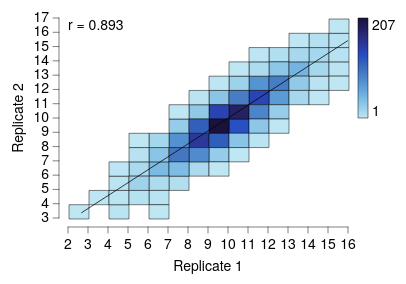

Here is the Vega-Lite specification saved for this chart:
### Vega-Lite specification from a JSON file in a GitHub repository (floating-point values rounded to 4 significant figures; data arrays with more than 128 entries replaced by an {"elided": "..."} marker saying what was removed)
{"background": null, "config": {"arc": {"fill": "#DBDBDB", "fillOpacity": 1.0, "innerRadius": 25.0, "padAngle": 0.03, "stroke": "black", "strokeOpacity": 1, "strokeWidth": 0.25}, "area": {"fill": "#DBDBDB", "fillOpacity": 1.0, "stroke": "black", "strokeOpacity": 1, "strokeWidth": 0.25}, "axis": {"domain": true, "domainCap": "round", "domainColor": "black", "domainWidth": 0.25, "grid": false, "gridCap": "round", "gridColor": "#F1F1F1", "gridDash": [0, 0], "gridOpacity": 1.0, "gridWidth": 0.25, "labelColor": "black", "labelFont": "Helvetica Neue", "labelFontSize": 7, "labelFontStyle": "normal", "labelFontWeight": 400, "offset": 4.5, "ticks": true, "tickCap": "round", "tickColor": "black", "tickRound": false, "tickSize": 3, "tickWidth": 0.25, "titleColor": "black", "titleFont": "Helvetica Neue", "titleFontSize": 7, "titleFontStyle": "normal", "titleFontWeight": 400}, "axisX": {"domain": true, "labelAlign": "center", "labelAngle": 0, "labels": true, "ticks": true, "translate": 0}, "axisY": {"domain": true, "labelAlign": "right", "labelAngle": 0, "labels": true, "ticks": true, "translate": 0}, "axisRight": {"domain": true, "labelAlign": "left", "labelAngle": 0, "labels": true, "ticks": true, "translate": 0}, "axisTop": {"domain": true, "labelAlign": "center", "labelAngle": 0, "labels": true, "ticks": true, "translate": 0}, "axisBand": {"tickOffset": 0}, "bar": {"fill": "#DBDBDB", "fillOpacity": 1.0, "stroke": "black", "strokeOpacity": 1, "strokeWidth": 0.25}, "boxplot": {"size": 9.0, "ticks": {"cornerRadius": 0.25, "fill": "black", "size": 4.5, "thickness": 0.25}, "box": {"fillOpacity": 1.0, "stroke": "black", "strokeOpacity": 1, "strokeWidth": 0.25}, "median": {"fill": "black", "fillOpacity": 1.0, "size": 9.0, "thickness": 0.25}, "rule": {"fill": "black", "fillOpacity": 1.0, "size": 10.0, "stroke": "black", "strokeDash": [0, 0], "strokeOpacity": 1, "strokeWidth": 0.25}, "outliers": {"color": "black", "fill": "black", "fillOpacity": 1.0, "size": 0, "stroke": "black", "strokeOpacity": 1, "strokeWidth": 0.25}}, "circle": {"fill": "black", "fillOpacity": 1.0, "size": 0.5, "stroke": null, "strokeOpacity": 1, "strokeWidth": 0.25}, "errorband": {"band": {"fillOpacity": 0.6, "stroke": null, "strokeWidth": 0.25, "strokeOpacity": 1}, "borders": {"opacity": 0, "strokeOpacity": 0.25, "strokeWidth": 1}}, "errorbar": {"opacity": 1, "rule": {"strokeDash": [0, 0], "strokeWidth": 0.25}, "ticks": {"color": "black", "cornerRadius": 0.125, "opacity": 1, "size": 6.0, "thickness": 0.25}, "thickness": 0.25}, "font": "Helvetica Neue", "geoshape": {"fill": "#DBDBDB", "fillOpacity": 1.0, "stroke": "black", "strokeOpacity": 1, "strokeWidth": 0.25}, "header": {"labelColor": "black", "labelFont": "Helvetica Neue", "labelFontSize": 7, "labelFontStyle": "normal", "labelFontWeight": 400, "titleColor": "black", "titleFont": "Helvetica Neue", "titleFontSize": 7, "titleFontStyle": "normal", "titleFontWeight": 400, "titlePadding": 0}, "legend": {"disable": false, "offset": 4.5, "gradientLength": 50.0, "gradientThickness": 5.0, "gradientOpacity": 1.0, "gradientStrokeColor": "black", "gradientStrokeWidth": 0.25, "labelColor": "black", "labelFont": "Helvetica Neue", "labelFontSize": 7, "labelFontStyle": "normal", "labelFontWeight": 400, "strokeColor": "black", "strokeWidth": 0, "symbolSize": 42, "symbolStrokeColor": "black", "symbolStrokeWidth": 0.25, "titleColor": "black", "titleFont": "Helvetica Neue", "titleFontSize": 7, "titleFontStyle": "normal", "titleFontWeight": 400}, "line": {"color": "black", "stroke": "black", "strokeCap": "round", "strokeDash": [0, 0], "strokeOpacity": 1, "strokeWidth": 0.375}, "point": {"filled": true, "fill": "#DBDBDB", "fillOpacity": 1.0, "size": 5.0, "stroke": "black", "strokeOpacity": 1, "strokeWidth": 0.25}, "range": {"category": ["#BFE6F3", "#9DD2EB", "#7FBDE3", "#64A7DC", "#5390D0", "#4579C1", "#3562B9", "#264AC1", "#2B3A9F", "#292C7C", "#231E5B", "#19123D"], "diverging": {"scheme": ["#BFE6F3", "#9DD2EB", "#7FBDE3", "#64A7DC", "#5390D0", "#4579C1", "#3562B9", "#264AC1", "#2B3A9F", "#292C7C", "#231E5B", "#19123D"]}, "heatmap": {"scheme": ["#BFE6F3", "#9DD2EB", "#7FBDE3", "#64A7DC", "#5390D0", "#4579C1", "#3562B9", "#264AC1", "#2B3A9F", "#292C7C", "#231E5B", "#19123D"]}, "ordinal": {"scheme": ["#BFE6F3", "#9DD2EB", "#7FBDE3", "#64A7DC", "#5390D0", "#4579C1", "#3562B9", "#264AC1", "#2B3A9F", "#292C7C", "#231E5B", "#19123D"]}, "ramp": {"scheme": ["#BFE6F3", "#9DD2EB", "#7FBDE3", "#64A7DC", "#5390D0", "#4579C1", "#3562B9", "#264AC1", "#2B3A9F", "#292C7C", "#231E5B", "#19123D"]}}, "rule": {"color": "black", "stroke": "black", "strokeCap": "round", "strokeDash": [2, 2], "strokeOpacity": 1, "strokeWidth": 0.25}, "scale": {"bandPaddingInner": 0.1, "bandPaddingOuter": 0.1, "round": false}, "rect": {"fill": "#DBDBDB", "fillOpacity": 1.0, "stroke": "black", "strokeOpacity": 1, "strokeWidth": 0.25}, "square": {"fill": "#DBDBDB", "fillOpacity": 1.0, "size": 10.0, "stroke": "black", "strokeOpacity": 1, "strokeWidth": 0.25}, "text": {"color": "black", "font": "Helvetica Neue", "fontSize": 7, "fontStyle": "normal", "fontWeight": 400}, "title": {"anchor": "middle", "frame": "group", "color": "black", "font": "Helvetica Neue", "fontSize": 7, "fontStyle": "normal", "fontWeight": 400, "subtitleColor": "black", "subtitleFont": "Helvetica Neue", "subtitleFontSize": "Helvetica Neue", "subtitleFontStyle": "normal", "subtitleFontWeight": 400}, "view": {"continuousWidth": 140, "continuousHeight": 100, "discreteWidth": 140, "discreteHeight": 100, "fill": null, "stroke": null, "strokeWidth": 0.25}}, "layer": [{"data": {"name": "data-c3453f9bca61042f9335852521770735"}, "mark": {"type": "rect"}, "encoding": {"color": {"aggregate": "count", "title": null, "type": "quantitative"}, "x": {"bin": {"maxbins": 24}, "field": "rep1", "title": "Replicate 1", "type": "quantitative"}, "y": {"bin": {"maxbins": 24}, "field": "rep2", "title": "Replicate 2", "type": "quantitative"}}}, {"layer": [{"data": {"name": "data-a3b76286ade9bf437b3d2203123b9ea2"}, "mark": {"type": "line"}, "encoding": {"x": {"field": "rep1", "type": "quantitative"}, "y": {"field": "rep2", "type": "quantitative"}}}, {"data": {"values": [{"__dysonsphere__": 1}]}, "mark": {"type": "text", "align": "left", "angle": 0, "baseline": "top", "dx": 0, "dy": 0, "fontSize": 7, "opacity": 1.0}, "encoding": {"text": {"value": "r = 0.893"}, "x": {"value": 0}, "y": {"value": 0}}}], "name": "__dysonsphere_3cd12293868eb54c_19"}], "$schema": "https://vega.github.io/schema/vega-lite/v6.4.1.json", "datasets": {"data-c3453f9bca61042f9335852521770735": {"elided": "2500 records"}, "data-a3b76286ade9bf437b3d2203123b9ea2": [{"rep1": 2.678, "rep2": 3.369, "__dysonsphere__": 1}, {"rep1": 15.98, "rep2": 15.4, "__dysonsphere__": 1}]}}
